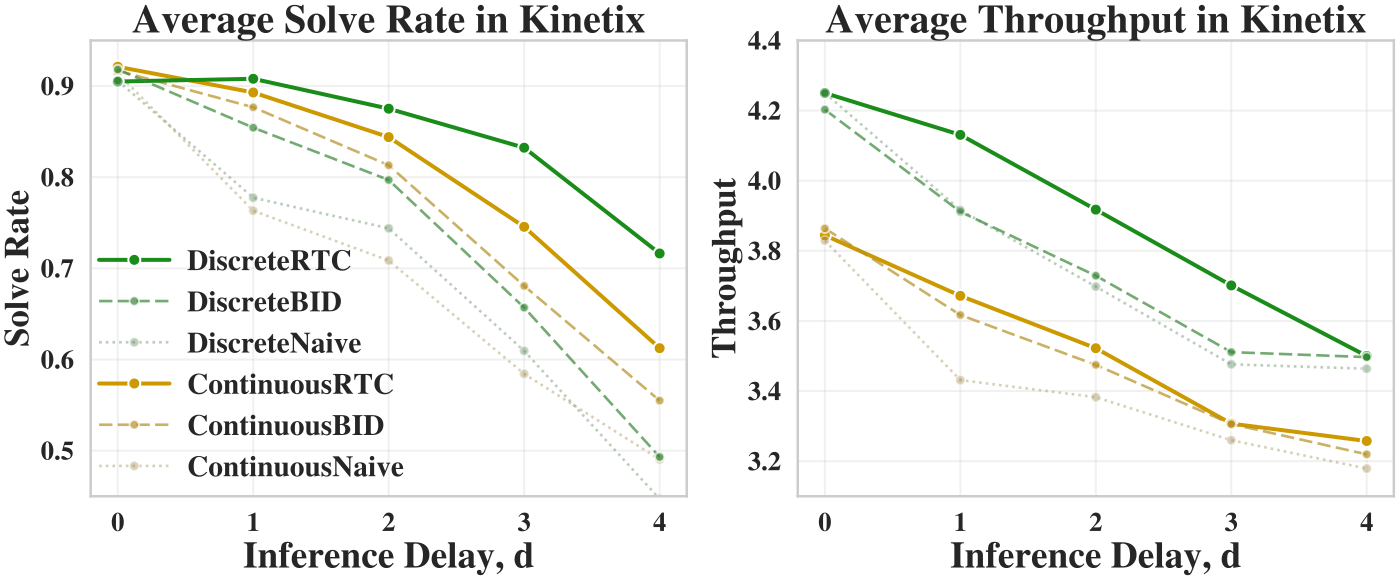

Reproduce this figure in Python.
"""Standalone figure: Average Solve Rate and Average Throughput side by side (Kinetix main result)."""

import sys
import pathlib

sys.path.insert(0, str(pathlib.Path(__file__).resolve().parent.parent))

import matplotlib.pyplot as plt
import pandas as pd
import seaborn as sns

from plot_comparison_grid import (
    _blend_with_gray,
    _rename_and_prefix_methods,
    _short_level_name,
    load_results,
)
from plot_comparison_grid_episode_length import _add_normalized_episode_length

BASE = pathlib.Path(__file__).resolve().parent
DATA_DIR = BASE.parent / "data"
OUTPUT_STEM = BASE / "KinetixMain"


def _prepare_base():
    df_dd = pd.read_csv(DATA_DIR / "dd" / "results.csv")
    df_dd = df_dd[df_dd["method"] != "discrete_rtc"]
    df_dd["method"] = df_dd["method"].replace("adaptive_discrete_rtc", "discrete_rtc")
    df_dd["level_short"] = df_dd["level"].map(_short_level_name)

    df_flow = load_results(DATA_DIR / "flow" / "results.csv")

    df_cont = _rename_and_prefix_methods(df_flow, prefix="continuous", rename_map={"realtime": "RTC"})
    df_cont = df_cont[df_cont["method"] != "continuoushard_masking"]
    df_disc = _rename_and_prefix_methods(df_dd, prefix="discrete", rename_map={"discrete_rtc": "RTC"})

    df_cont["source"] = "continuous"
    df_disc["source"] = "discrete"

    df = pd.concat([df_cont, df_disc], ignore_index=True)
    df["s"] = df["delay"].apply(lambda d: max(1, d))
    df = df[df["execute_horizon"] == df["s"]].copy()
    return df


def _prepare_solve():
    return _prepare_base()


def _prepare_throughput():
    return _add_normalized_episode_length(_prepare_base(), pathlib.Path("."))


def _linestyle_for_method(method):
    m = method.lower()
    if "rtc" in m: return "-"
    if "bid" in m: return (0, (5, 2))
    if "naive" in m: return (0, (1, 1.5))
    if "sync" in m: return (0, (3, 1.5, 1, 1.5))
    return "-"


def _alpha_for_method(method):
    m = method.lower()
    if "rtc" in m: return 1.0
    if "sync" in m: return 1.0
    if "bid" in m: return 0.7
    if "naive" in m: return 0.4
    return 0.6


def _legend_label(method, source):
    m = method.lower()
    prefix = "Continuous" if source == "continuous" else "Discrete"
    if "rtc" in m: return f"{prefix}-RTC"
    if "bid" in m: return f"{prefix}-BID"
    if "naive" in m: return f"{prefix}-Naive"
    if "sync" in m: return f"{prefix}-Sync"
    return method


def _color_alpha(method, source):
    a = _alpha_for_method(method)
    base = "cc9900" if source == "continuous" else "1a8c1a"
    return _blend_with_gray(base, a), a


def _plot_average(ax, df, metric, methods, *, title, xlabel, ylabel, ylim, show_legend):
    seen = set()
    for method in methods:
        for source in ["continuous", "discrete"]:
            subset = df[(df["method"] == method) & (df["source"] == source)]
            if subset.empty:
                continue
            color, alpha = _color_alpha(method, source)
            label = _legend_label(method, source)
            lbl = None if label in seen else label
            if lbl:
                seen.add(label)
            delays = sorted(subset["delay"].unique())
            means = [subset[subset["delay"] == d].groupby("level_short")[metric].mean().mean() for d in delays]
            ax.plot(
                delays, means,
                marker="o", color=color, alpha=alpha, label=lbl,
                linewidth=3 if alpha == 1.0 else 2,
                markersize=9 if alpha == 1.0 else 7,
                markerfacecolor=color, markeredgecolor="white", markeredgewidth=1.5,
                linestyle=_linestyle_for_method(method), solid_capstyle="round",
            )
    ax.set_title(title, fontsize=26, fontweight="bold", fontfamily="Nimbus Roman")
    ax.set_xticks([0, 1, 2, 3, 4])
    ax.set_ylim(ylim)
    ax.grid(True, alpha=0.3)
    ax.tick_params(axis="both", labelsize=20)
    for lbl_ in ax.get_xticklabels() + ax.get_yticklabels():
        lbl_.set_fontfamily("Nimbus Roman")
    if ylabel:
        ax.set_ylabel(ylabel, fontsize=22, fontweight="bold", fontfamily="Nimbus Roman")
    if xlabel:
        ax.set_xlabel(xlabel, fontsize=24, fontweight="bold", fontfamily="Nimbus Roman")
    if show_legend:
        leg = ax.legend(loc="best", fontsize=16, framealpha=0.7, handlelength=2.0, handletextpad=0.5, borderpad=0.4)
        for txt in leg.get_texts():
            txt.set_fontfamily("Nimbus Roman")


def main():
    sns.set_theme(style="whitegrid", context="talk")
    plt.rcParams.update({
        "font.family": "serif",
        "font.serif": ["Times New Roman", "Nimbus Roman", "DejaVu Serif"],
        "mathtext.fontset": "stix",
        "font.weight": "bold",
        "axes.labelweight": "bold",
        "axes.titleweight": "bold",
        "axes.grid": True,
        "grid.alpha": 0.3,
    })

    df_solve = _prepare_solve()
    df_tp = _prepare_throughput()
    methods = sorted(df_solve["method"].unique())

    fig, (ax_solve, ax_tp) = plt.subplots(1, 2, figsize=(15, 6.5))

    _plot_average(
        ax_solve, df_solve, "returned_episode_solved", methods,
        title="Average Solve Rate in Kinetix",
        xlabel="Inference Delay, d", ylabel="Solve Rate", ylim=(0.45, 0.95),
        show_legend=True,
    )
    leg = ax_solve.get_legend()
    if leg is not None:
        handles, labels = ax_solve.get_legend_handles_labels()
        leg.remove()
        clean = [(h, l.replace("-", "")) for h, l in zip(handles, labels)]
        order = ["DiscreteRTC", "DiscreteBID", "DiscreteNaive",
                 "ContinuousRTC", "ContinuousBID", "ContinuousNaive"]
        by_label = {l: h for h, l in clean}
        ordered = [(by_label[l], l) for l in order if l in by_label]
        ordered += [(h, l) for h, l in clean if l not in order]
        new_handles = [h for h, _ in ordered]
        new_labels = [l for _, l in ordered]
        leg = ax_solve.legend(
            new_handles, new_labels,
            loc="lower left", bbox_to_anchor=(-0.04, -0.04),
            fontsize=22, frameon=False,
            handlelength=2.4, handletextpad=0.6, borderpad=0.6,
        )
        for txt in leg.get_texts():
            txt.set_fontfamily("Nimbus Roman")

    _plot_average(
        ax_tp, df_tp, "episode_length_reciprocal", methods,
        title="Average Throughput in Kinetix",
        xlabel="Inference Delay, d", ylabel="Throughput", ylim=(3.1, 4.4),
        show_legend=False,
    )

    for ax in (ax_solve, ax_tp):
        ax.title.set_fontsize(30)
        ax.xaxis.label.set_fontsize(28)
        ax.yaxis.label.set_fontsize(26)

    plt.tight_layout()

    for ext in [".png", ".svg", ".pdf"]:
        out = OUTPUT_STEM.with_suffix(ext)
        plt.savefig(out, dpi=200, bbox_inches="tight", pad_inches=0.05)
        print(f"Saved {out}")
    plt.close()


if __name__ == "__main__":
    main()
